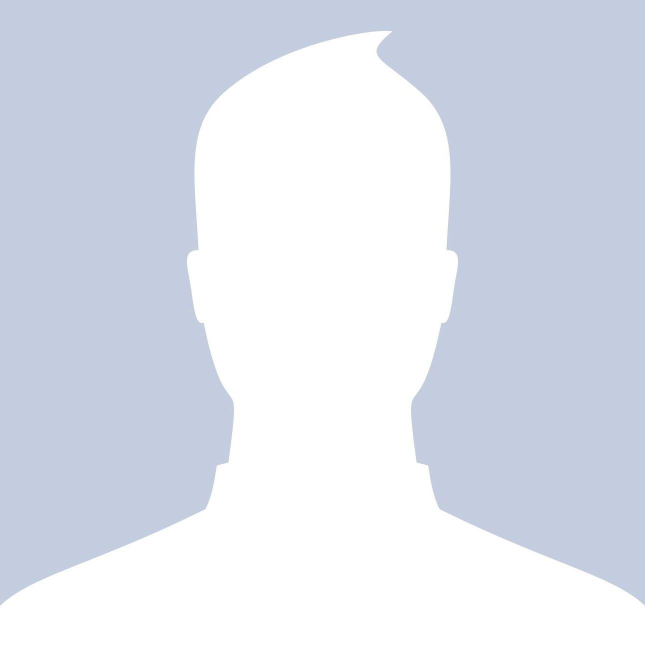
%> input picture assignment2/pic.jpg, 1290 x 1290 px (shown at 1/2 size)
$ octave deriveImage.m   (GNU Octave 9; MATLAB toolbox functions it lacks are replaced by stand-ins)
%> lines starting %> are read from the running program, lines starting %| are printed output that depends on the picture; in (x1, y1, x2, y2) boxes, pixels count from 0 and x2, y2 are one past the last pixel; in counts of white or black regions, pixels touching at a corner belong together; the program's own positions count from 1
%% Assignment #2-2 : Derivatives, images, plotting
%   Applied Mathematics 2016
%   Jeong Ji Hoon
%   ST_ID : 2016010980
%% JEONG_JIHOON
%   @Knowblesse
%   Created on 2016-10-05
%   Last Modified on 2016-10-05
%% Initialization
clear; % close workspace
clear;
close all; % close all figures
clc; % close command window (output window of Matlab)
colormap gray; % set color map
%% function imf
imf = @(x,y) and(and(x>=30,x<=70),and(y>=30,y<=70)); % true only if x is between 30 and 70, AND y is between 30 and 70.
%% Create Image
[x,y] = meshgrid(1:100,1:100);
img = double(imf(x,y)); % create square
figure(1);
clf;
imagesc(img); % Draw Image
title('Original Image');
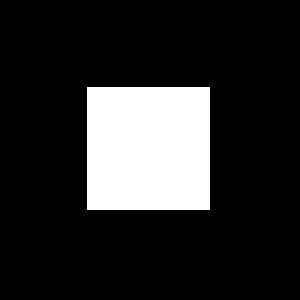
%> displayed picture: size 100x100x3, on the screen's scale of 0 to 255 (shown 3 times larger); 16.8% white; 1 white region, box (x1, y1, x2, y2) and area: (29, 29, 70, 70) 1681
%% Derive Image
% by x
for row  = 1 : 100
    dx(row,:) = diff(img(row,:));
end
% by y
for col  = 1 : 100
    dy(:,col) = diff(img(:,col));
end
%% Draw Derived Image
% by x
figure(2);
clf;
imagesc(dx);
title('Derived by x');
colormap gray; % set color map
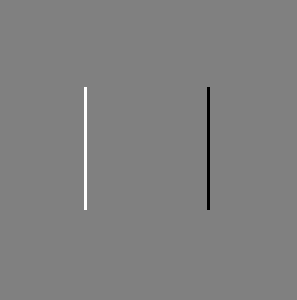
%> displayed picture: size 100x99x3, on the screen's scale of 0 to 255 (shown 3 times larger); min 0, max 255, mean 128
% by y
figure(3);
clf;
imagesc(dy);
title('Derived by y');
colormap gray; % set color map
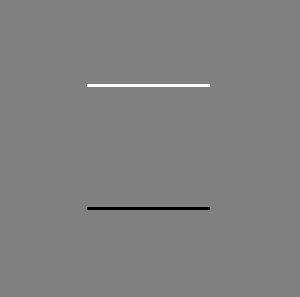
%> displayed picture: size 99x100x3, on the screen's scale of 0 to 255 (shown 3 times larger); min 0, max 255, mean 128; mean of the top-left, top-right, bottom-left and bottom-right quarters 129.1, 129, 126.9, 127
%% Bonus
img = imread('pic.jpg');% load Image
%> img is the input picture: size 1290x1290x3 uint8; mean R, G, B 220.3, 225.1, 236.2
img = imresize(img,[100,100]);% reduce size to 100 pixel x 100 pixel
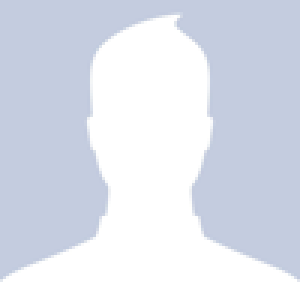
%> img: size 100x100x3 uint8 (shown 3 times larger); mean R, G, B 220.3, 225, 236.2
img = double(rgb2gray(img));% make gray scale image
%> img: size 100x100 double
figure(4);
clf;
imagesc(img);
title('Origianl Image');
colormap gray; % set color map
% Derive Image by x
for row  = 1 : 100
    dx(row,:) = diff(img(row,:));
end
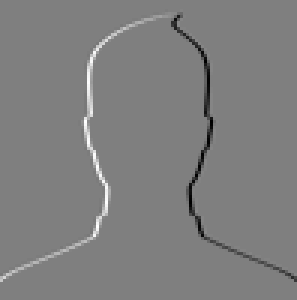
%> dx: size 100x99 double (shown 3 times larger); min -43, max 43, mean 0; drawn with min black and max white
% Derive Image by x
for col  = 1 : 100
    dy(:,col) = diff(img(:,col));
end
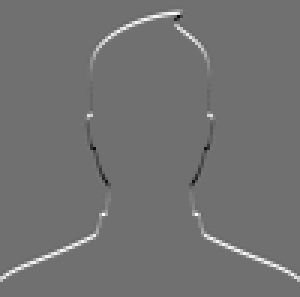
%> dy: size 99x100 double (shown 3 times larger); min -35, max 44, mean 0.5; drawn with min black and max white
% Draw Derived Image by x
figure(5);
clf;
imagesc(dx);
title('Derived by x');
colormap gray; % set color map
% Draw Derived Image by y
figure(6);
clf;
imagesc(dy);
title('Derived by y');
colormap gray; % set color map
